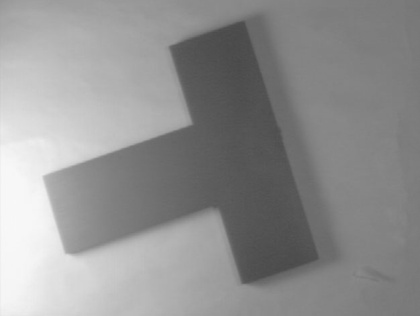
%> input picture bilgisayarli-gorme/bölüm-6_matlab/g_parca2.jpg, 420 x 316 px, shrunk from 626 x 471 before the run
$ octave esik5_yerel.m   (GNU Octave 9; MATLAB toolbox functions it lacks are replaced by stand-ins)
%> lines starting %> are read from the running program, lines starting %| are printed output that depends on the picture; in (x1, y1, x2, y2) boxes, pixels count from 0 and x2, y2 are one past the last pixel; in counts of white or black regions, pixels touching at a corner belong together; the program's own positions count from 1
clc;
clear all;
sat_cer=10;
sut_cer=10;
res=imread('g_parca2.jpg');
%> res is the input picture: size 316x420x3 uint8; min 73, max 249, mean 145.3
rg=rgb2gray(res);
[sat,sut]=size(rg);
%> sat = 316; sut = 420
x=round(sut/sut_cer)-1; %156
%> x = 41
y=round(sat/sat_cer)-1; %117
%> y = 31
bolge=zeros(y,x);
rb=zeros(y,x);
for m=0:sat_cer-1
   for n=0:sut_cer-1
       y1=m*y+1;
       y2=m*y+y;
       x1=n*x+1;
       x2=n*x+x;
       bolge(:,:)=rg(y1:y2,x1:x2);
       bolge=uint8(bolge);
       T=mean(bolge(:));
       bolge_rb=im2bw(bolge);
       rb(y1:y2,x1:x2)=bolge_rb;
   end
end
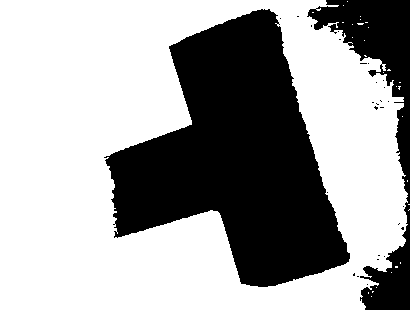
%> rb: size 310x410 double; values 0 (black) and 1 (white), 63.9% white; 28 black regions (26 under 20 px), largest, box (x1, y1, x2, y2) and area: (104, 9, 350, 287) 37040, (307, 0, 410, 310) 8737

figure(1);
subplot(2,2,1);imshow(res); title('Orjinal');
subplot(2,2,2);imshow(rg); title('Gri Görüntü');
subplot(2,2,3);imshow(rb); title('Ýkili Görüntü');
subplot(2,2,4);imhist(rg); title('Histogram Grafiði');
%> after `title('Histogram Grafiði')`:
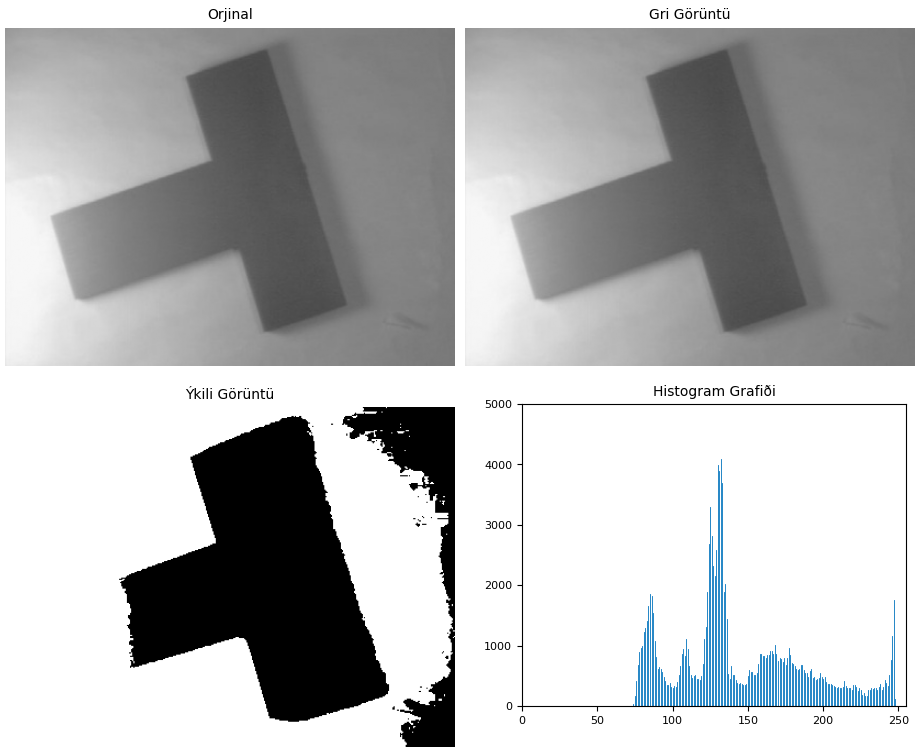
%> figure redrawn from the program's plot data, 4 panels

$ run again, with bilgisayarli-gorme/bölüm-6_matlab/at_orjinal.jpg copied over bilgisayarli-gorme/bölüm-6_matlab/g_parca2.jpg
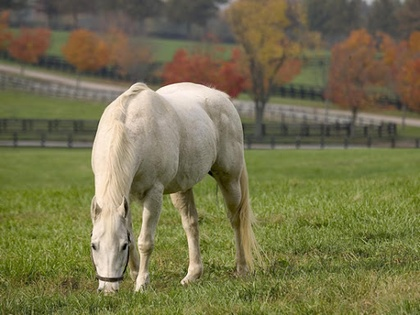
%> input picture bilgisayarli-gorme/bölüm-6_matlab/at_orjinal.jpg, 420 x 315 px, shrunk from 512 x 384 before the run
%> res is the input picture: size 315x420x3 uint8; mean R, G, B 117.4, 114.1, 76.6
%> after the loop `for m=0:sat_cer-1`:
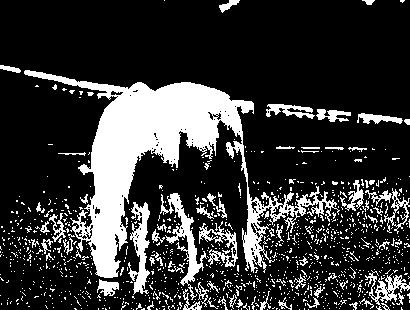
%> rb: size 310x410 double; values 0 (black) and 1 (white), 21.2% white; 1093 white regions (1016 under 20 px), largest, box (x1, y1, x2, y2) and area: (24, 70, 340, 278) 15814, (160, 193, 207, 300) 1151, (128, 202, 150, 295) 1000
%> `title('Histogram Grafiði')`:
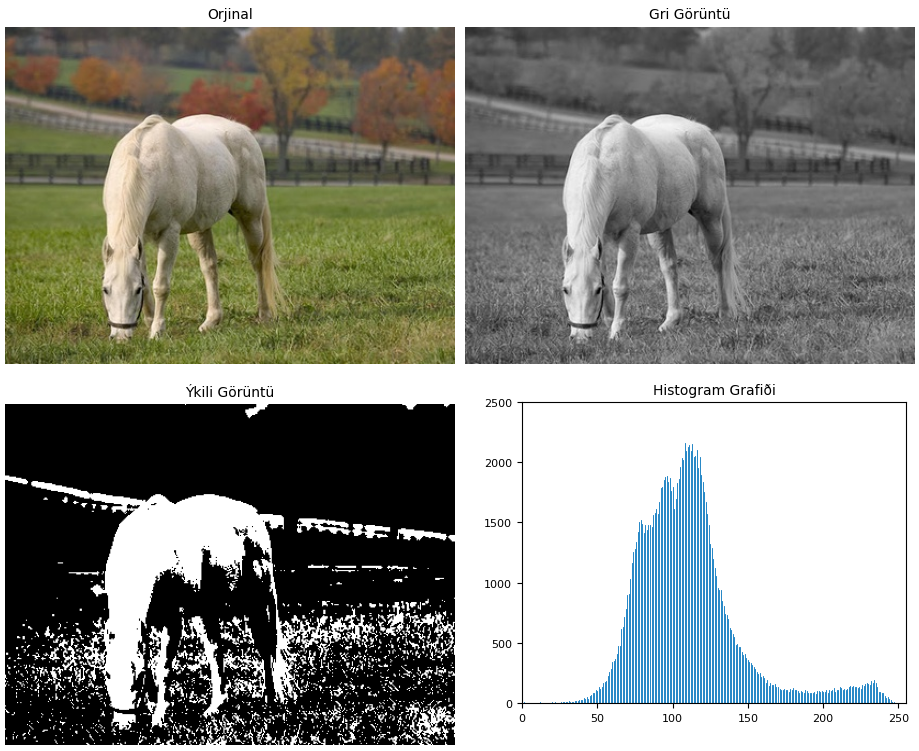
%> figure redrawn from the program's plot data, 4 panels

$ run again, with bilgisayarli-gorme/bölüm-6_matlab/g_harf1.jpg copied over bilgisayarli-gorme/bölüm-6_matlab/g_parca2.jpg
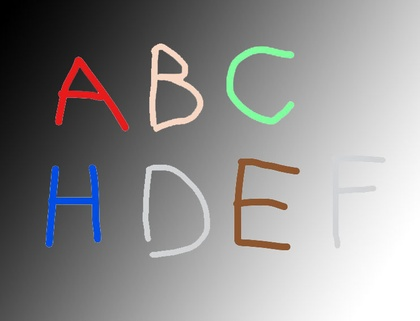
%> input picture bilgisayarli-gorme/bölüm-6_matlab/g_harf1.jpg, 420 x 321 px, shrunk from 742 x 567 before the run
%> res is the input picture: size 321x420x3 uint8; mean R, G, B 142.6, 141.5, 141.6
%> after the loop `for m=0:sat_cer-1`:
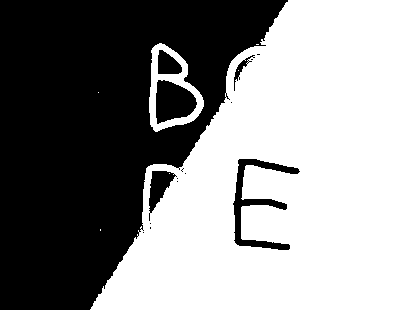
%> rb: size 310x410 double; values 0 (black) and 1 (white), 54.8% white; 16 black regions (10 under 20 px), largest, box (x1, y1, x2, y2) and area: (0, 0, 288, 310) 53485, (233, 159, 300, 250) 1508, (156, 80, 197, 124) 1286, (149, 171, 177, 221) 600, (158, 50, 182, 74) 417, (234, 55, 255, 91) 147
%> `title('Histogram Grafiði')`:
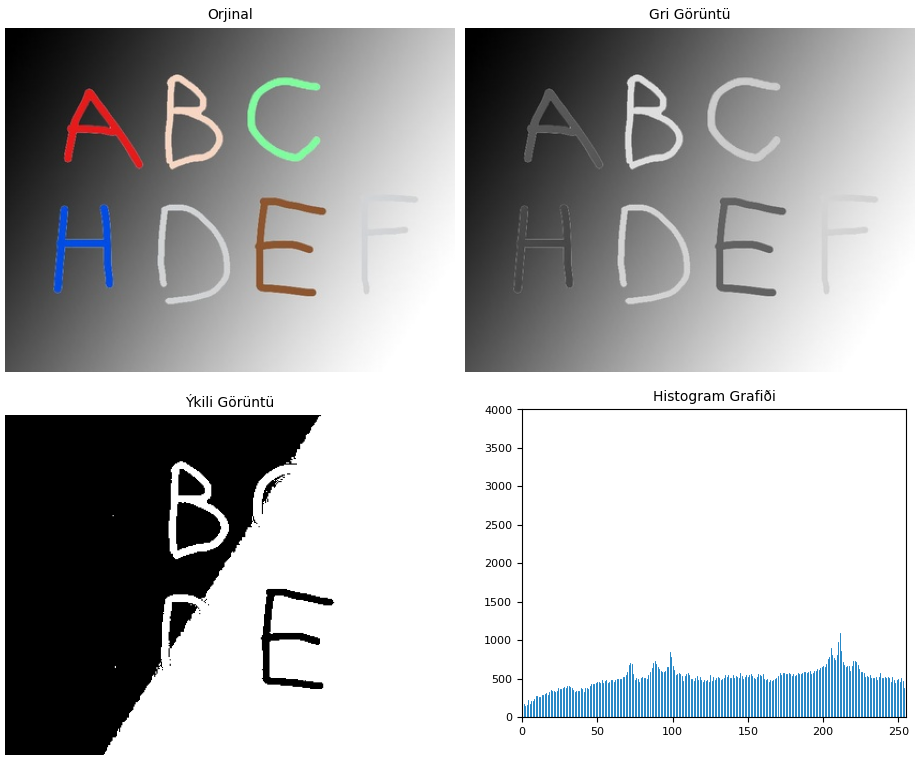
%> figure redrawn from the program's plot data, 4 panels
